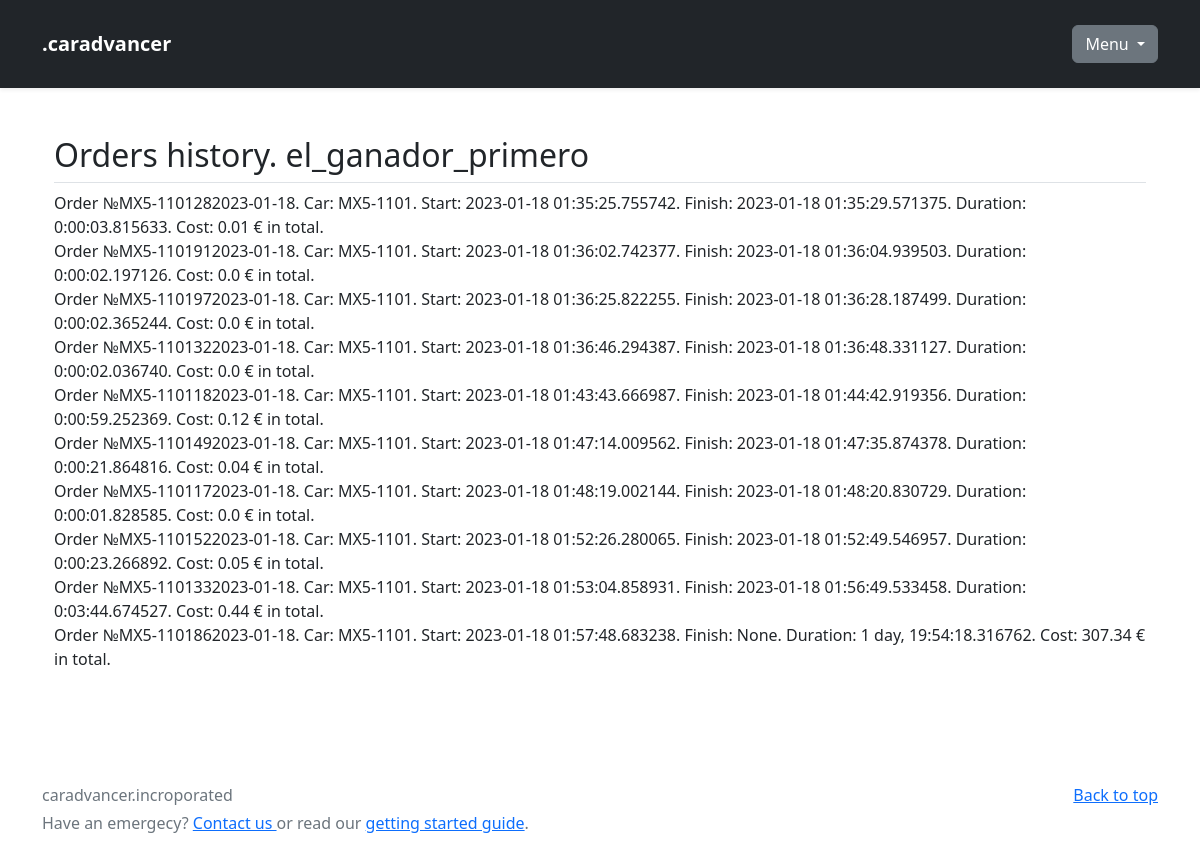
The page /user/2/history (signed in) on the database as committed earlier.
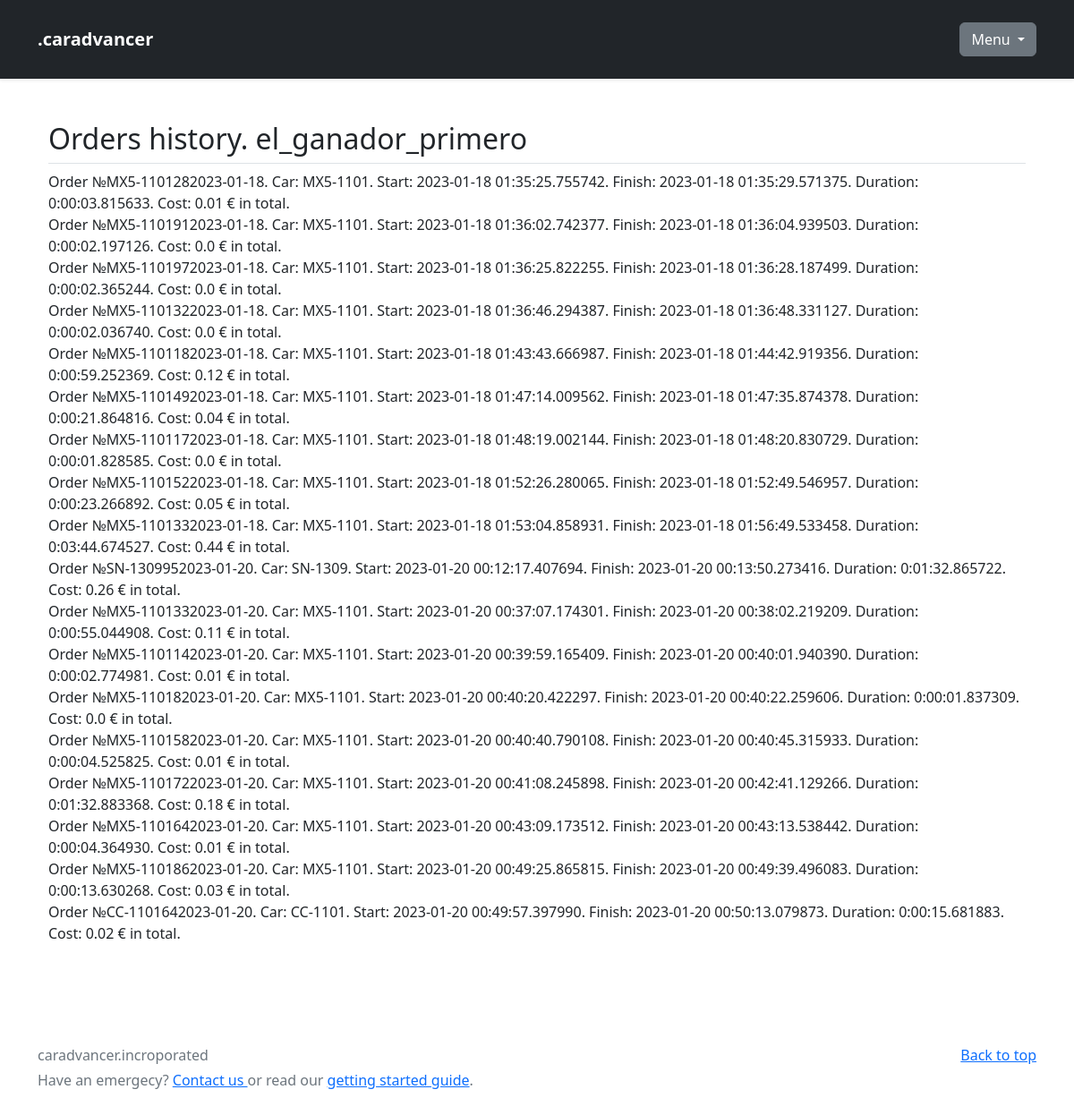
The same page on the database as committed later.
### databases/caDB.py (models this page shows)
class Orders(Base):
    __tablename__ = 'orders'
    id = Column(Integer, primary_key=True)
    order_id_for_show = Column(String, unique=True)
    user_rented = Column(String, ForeignKey('users.nickname'))
    car_rented = Column(String, ForeignKey('car_actual.serial_number'))
    order_started = Column(DateTime)
    order_finished = Column(DateTime)
    order_duration = Column(String)
    order_price = Column(Float)
    order_summ = Column(Float)
    order_status = Column(String, default='On action')
    def __str__(self):
        return f'Order №{self.order_id_for_show}. Car: {self.car_rented}. \
        Start: {self.order_started}. Finish: {self.order_finished}. \
        Duration: {get_order_duration(self.order_id_for_show)}. Cost: {get_order_summ(self.order_id_for_show)} € in total.'

### user/user.py (the view)
@user.route('/<username>/history', methods=["POST", "GET"])
def user_history(username):
    return render_template('user/history.html', title='История заказов', nickname=session['user_actual'],
                           history=order_history(session['user_actual']))

### databases/caDB.py (called while the page is built)
def get_one_order_by_id(order_id_for_show):  # получаем заказ по его id
    query = s.query(Orders).filter(
        Orders.order_id_for_show == order_id_for_show).first()
    return query

def get_order_duration(order_id_for_show):
    order = get_one_order_by_id(order_id_for_show)
    if not order.order_finished:
        res = datetime.datetime.now() - order.order_started
        return res
    else:
        res = order.order_finished - order.order_started
        return res

def get_order_summ(order_id_for_show):
    order = get_one_order_by_id(order_id_for_show)
    time_rented = get_order_duration(order.order_id_for_show)
    res = round(float(time_rented.total_seconds() / 60) * order.order_price / 60, 2)
    return res

def order_history(user):
    query = s.query(Orders).filter(
        Orders.user_rented == user).all()
    return query

### user/templates/user/history.html
{% extends 'user/account.html' %}
{% block content %}
{% block account_top %}
<div class="container px-4 py-5" id="hanging-icons">
    <h2 class="pb-2 border-bottom">Orders history. {{nickname}}</h2>
    {% endblock account_top %}
    {% for order in history %}
    <div>
        {{order}}
    </div>
    {% endfor %}
</div>
{% endblock content %}

### user/templates/user/account.html (shortened to what this page needs)
{% extends 'base.html' %}

### templates/base.html (shortened to what this page needs)
<!doctype html>
<html lang="ru">
{% block header %}
<head>
    <link rel="stylesheet" &lt;!&ndash; href="{{ url_for('static', filename='css/bootstrap.min.css') }}">
    <link rel="stylesheet" href="{{ url_for('static', filename='css/additional_styles.css') }}">
    <link rel='stylesheet' href="https://cdn.jsdelivr.net/npm/bootstrap@5.2.3/dist/css/bootstrap.min.css">
</head>
{% endblock header %}
<body>
<header>
    <div class="navbar navbar-dark bg-dark shadow-sm">
        <div class="container">
            {% block top_returner %}
            <a href="{{url_for('.index')}}" class="navbar-brand d-flex align-items-center">
                <strong>.caradvancer</strong>
            </a>
            {% endblock top_returner %}
            <div class="dropdown">
                {%block dropdown%}
                <button class="btn btn-secondary dropdown-toggle" type="button" id="dropdownMenuButton1"
                        data-bs-toggle="dropdown" aria-expanded="false">
                    Menu
                </button>
                {%endblock dropdown%}
            </div>
        </div>
    </div>
</header>
{% block content %}
{% endblock content %}
{% block footer%}
<footer class="text-muted py-5">
    <div class="container">
        <p class="float-end mb-1">
            <a href="#">Back to top</a>
        </p>
        <p class="mb-1">caradvancer.incroporated</p>
        <p class="mb-0">Have an emergecy? <a href="/contact">Contact us </a> or read our <a
                href="/docs/5.2/getting-started/introduction/">getting started guide</a>.</p>
    </div>
</footer>
{% endblock footer%}
</body>
</html>

### static/css/additional_styles.css (style rules this page uses)
.container { padding: 16px; }

Rows that differ between the two databases and show on the page:
changed Orders: order_id_for_show+car_rented+order_started "Order №MX5-1101862023-01-18. Car: MX5-1101. Start: 2023-01-18 01:57:48.683238. Finish: None. Duration: 1 day, 19:54:18.316762. Cost: 307.34 € in total." → "Order №SN-1309952023-01-20. Car: SN-1309. Start: 2023-01-20 00:12:17.407694. Finish: 2023-01-20 00:13:50.273416. Duration: 0:01:32.865722. Cost: 0.26 € in total."
added Orders: order_id_for_show+car_rented+order_started "Order №MX5-1101332023-01-20. Car: MX5-1101. Start: 2023-01-20 00:37:07.174301. Finish: 2023-01-20 00:38:02.219209. Duration: 0:00:55.044908. Cost: 0.11 € in total."
added Orders: order_id_for_show+car_rented+order_started "Order №MX5-1101142023-01-20. Car: MX5-1101. Start: 2023-01-20 00:39:59.165409. Finish: 2023-01-20 00:40:01.940390. Duration: 0:00:02.774981. Cost: 0.01 € in total."
added Orders: order_id_for_show+car_rented+order_started "Order №MX5-110182023-01-20. Car: MX5-1101. Start: 2023-01-20 00:40:20.422297. Finish: 2023-01-20 00:40:22.259606. Duration: 0:00:01.837309. Cost: 0.0 € in total."
added Orders: order_id_for_show+car_rented+order_started "Order №MX5-1101582023-01-20. Car: MX5-1101. Start: 2023-01-20 00:40:40.790108. Finish: 2023-01-20 00:40:45.315933. Duration: 0:00:04.525825. Cost: 0.01 € in total."
added Orders: order_id_for_show+car_rented+order_started "Order №MX5-1101722023-01-20. Car: MX5-1101. Start: 2023-01-20 00:41:08.245898. Finish: 2023-01-20 00:42:41.129266. Duration: 0:01:32.883368. Cost: 0.18 € in total."
added Orders: order_id_for_show+car_rented+order_started "Order №MX5-1101642023-01-20. Car: MX5-1101. Start: 2023-01-20 00:43:09.173512. Finish: 2023-01-20 00:43:13.538442. Duration: 0:00:04.364930. Cost: 0.01 € in total."
added Orders: order_id_for_show+car_rented+order_started "Order №MX5-1101862023-01-20. Car: MX5-1101. Start: 2023-01-20 00:49:25.865815. Finish: 2023-01-20 00:49:39.496083. Duration: 0:00:13.630268. Cost: 0.03 € in total."
added Orders: order_id_for_show+car_rented+order_started "Order №CC-1101642023-01-20. Car: CC-1101. Start: 2023-01-20 00:49:57.397990. Finish: 2023-01-20 00:50:13.079873. Duration: 0:00:15.681883. Cost: 0.02 € in total."
